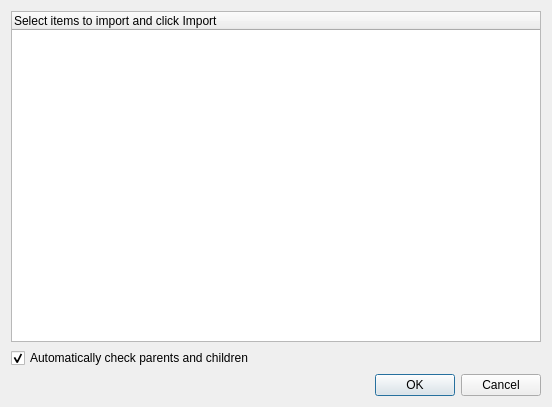
<?xml version="1.0" encoding="UTF-8"?>
<ui version="4.0">
 <class>ImportHostsDialogClass</class>
 <widget class="QDialog" name="ImportHostsDialogClass">
  <property name="geometry">
   <rect>
    <x>0</x>
    <y>0</y>
    <width>552</width>
    <height>407</height>
   </rect>
  </property>
  <property name="windowTitle">
   <string>Import...</string>
  </property>
  <property name="modal">
   <bool>true</bool>
  </property>
  <layout class="QGridLayout" name="gridLayout">
   <item row="0" column="0">
    <widget class="TreeWidget" name="treeWidget">
     <property name="editTriggers">
      <set>QAbstractItemView::NoEditTriggers</set>
     </property>
     <property name="selectionMode">
      <enum>QAbstractItemView::ExtendedSelection</enum>
     </property>
     <column>
      <property name="text">
       <string>Select items to import and click Import</string>
      </property>
     </column>
    </widget>
   </item>
   <item row="2" column="0">
    <widget class="QDialogButtonBox" name="buttonBox">
     <property name="standardButtons">
      <set>QDialogButtonBox::Cancel|QDialogButtonBox::Ok</set>
     </property>
    </widget>
   </item>
   <item row="1" column="0">
    <widget class="QCheckBox" name="chkAutoCheck">
     <property name="text">
      <string>Automatically check parents and children</string>
     </property>
     <property name="checked">
      <bool>true</bool>
     </property>
    </widget>
   </item>
  </layout>
 </widget>
 <customwidgets>
  <customwidget>
   <class>TreeWidget</class>
   <extends>QTreeWidget</extends>
   <header>TreeWidget.h</header>
  </customwidget>
 </customwidgets>
 <tabstops>
  <tabstop>treeWidget</tabstop>
  <tabstop>chkAutoCheck</tabstop>
  <tabstop>buttonBox</tabstop>
 </tabstops>
 <resources/>
 <connections/>
</ui>
